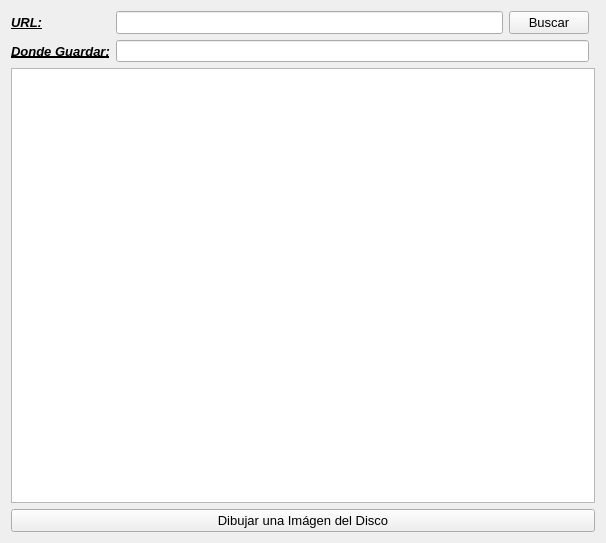
<?xml version="1.0" encoding="UTF-8"?>
<ui version="4.0">
 <class>Parser</class>
 <widget class="QWidget" name="Parser">
  <property name="geometry">
   <rect>
    <x>0</x>
    <y>0</y>
    <width>606</width>
    <height>543</height>
   </rect>
  </property>
  <property name="windowTitle">
   <string>Parser</string>
  </property>
  <layout class="QGridLayout" name="gridLayout">
   <item row="3" column="0" colspan="4">
    <widget class="QPushButton" name="pbDibujar">
     <property name="font">
      <font>
       <pointsize>10</pointsize>
       <bold>false</bold>
      </font>
     </property>
     <property name="text">
      <string>Dibujar una Imágen del Disco</string>
     </property>
    </widget>
   </item>
   <item row="0" column="2">
    <widget class="QPushButton" name="pbBuscar">
     <property name="font">
      <font>
       <pointsize>10</pointsize>
       <bold>false</bold>
      </font>
     </property>
     <property name="text">
      <string>Buscar</string>
     </property>
    </widget>
   </item>
   <item row="2" column="0" colspan="4">
    <widget class="QTextEdit" name="teHTML">
     <property name="font">
      <font>
       <pointsize>8</pointsize>
      </font>
     </property>
     <property name="readOnly">
      <bool>true</bool>
     </property>
    </widget>
   </item>
   <item row="0" column="1">
    <widget class="QLineEdit" name="leURL">
     <property name="font">
      <font>
       <pointsize>10</pointsize>
      </font>
     </property>
    </widget>
   </item>
   <item row="0" column="0">
    <widget class="QLabel" name="lURL">
     <property name="font">
      <font>
       <pointsize>10</pointsize>
       <italic>true</italic>
       <bold>true</bold>
       <underline>true</underline>
      </font>
     </property>
     <property name="text">
      <string>URL:</string>
     </property>
    </widget>
   </item>
   <item row="1" column="0">
    <widget class="QLabel" name="lGuardado">
     <property name="font">
      <font>
       <pointsize>10</pointsize>
       <italic>true</italic>
       <bold>true</bold>
       <underline>true</underline>
      </font>
     </property>
     <property name="text">
      <string>Donde Guardar:</string>
     </property>
    </widget>
   </item>
   <item row="1" column="1" colspan="2">
    <widget class="QLineEdit" name="leGuardado"/>
   </item>
  </layout>
 </widget>
 <resources/>
 <connections/>
</ui>
